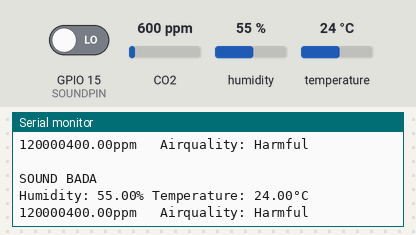
Recording of a sketch running on a simulated ESP8266 (NodeMCU). Shown: the last lines printed to the serial monitor. Inputs (shaded band) come from the test bench; at power-on: GPIO 15 (SOUNDPIN) LOW, CO2 600 ppm, humidity 55 %, temperature 24 °C. WiFi joins after 1.5 s; servers stay silent unless stated.

Above: at 2.7 s.
2.8 s: GPIO 15 (SOUNDPIN) driven HIGH
At 3.77 s:
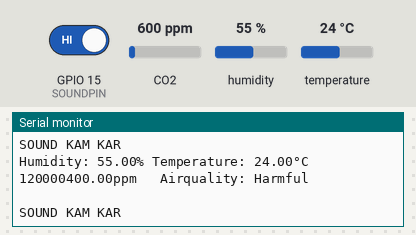
5.1 s: CO2 set to 452 ppm
At 5.51 s:
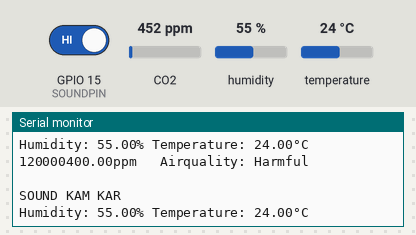
6.6 s: humidity set to 22 %
At 6.66 s:
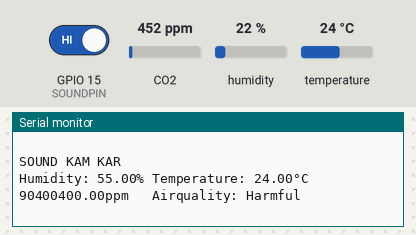
13.0 s: temperature set to 12 °C
At 13.12 s:
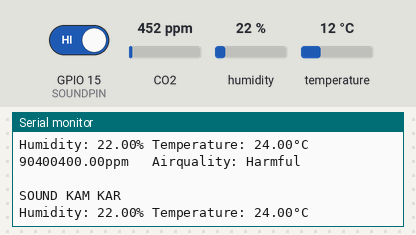
14.5 s: CO2 set to 1050 ppm
At 15.4 s:
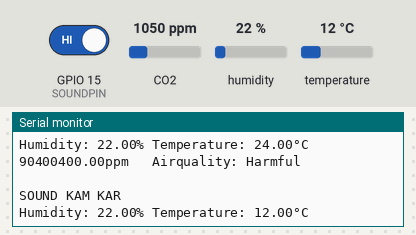
16.0 s: humidity set to 40 %
At 17.68 s:
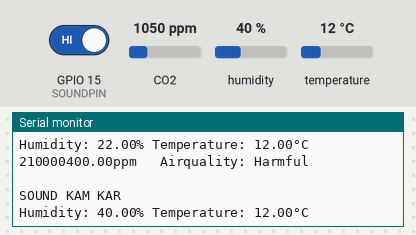
Timing chart, 0 to 19.2 s (numbered marks = the images above; inputs shaded):
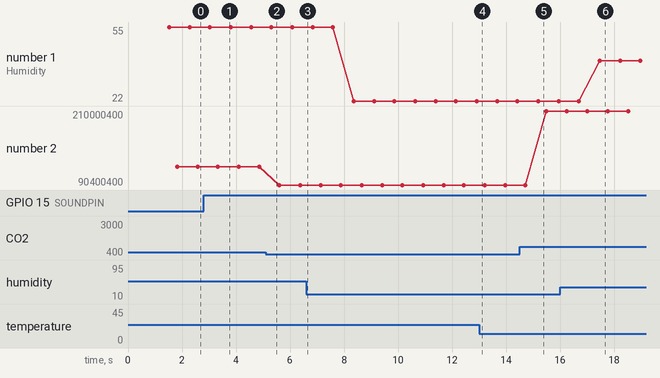

Measured:
- after the input at 2.8 s, the serial monitor: prints a new line after 0.08 s (image 1)
- after the input at 16.0 s, the serial monitor: prints a new line after 1.5 s (image 6)
- plotted number 1: 55 → 22 after the input at 6.6 s, 22 → 40 after the input at 16.0 s
- plotted number 2: 120000400 → 90400400 after the input at 5.1 s, 90400400 → 210000400 after the input at 14.5 s

The sketch:

Final_Project.ino
```cpp
#include <MQ135.h>
#include <DHT.h>
#include<FirebaseArduino.h>
#include<ESP8266WiFi.h>
#include<ArduinoJson.h>

//Setting wifi...
#define WIFI_SSID "open"
#define WIFI_PASSWORD "12345678"

//firebase info..

#define FIREBASE_HOST "iotproject2-70b1c.firebaseio.com"
#define FIREBASE_AUTH "ukCpwwHkiLUMN0ZUuaRGiqsdms2uXqrbCUZ3lwNR "
#define DHTPIN 2
#define DHTTYPE DHT11
#define SOUNDPIN 15

const int MQ135PIN = A0;
DHT dht(DHTPIN, DHTTYPE);


MQ135 gasSensor = MQ135(MQ135PIN);
void setup(){
  Serial.begin(115200); // sets the serial port to 9600

  //setting wifi...
WiFi.begin(WIFI_SSID, WIFI_PASSWORD);
Serial.print("Connecting to Wi-Fi");
while (WiFi.status() != WL_CONNECTED){
    Serial.print(".");
    delay(300);
  }
  Serial.println();
  Serial.print("Connected with IP: ");
  Serial.println(WiFi.localIP());
  Serial.println();

  Firebase.begin(FIREBASE_HOST, FIREBASE_AUTH);


  Serial.println(F("DHT11 test!"));
  dht.begin();

}
void loop(){
   float h = dht.readHumidity();

   float t = dht.readTemperature();

   float ppm = gasSensor.getPPM()*200000 +400;


   if (isnan(h) || isnan(t) ) {
    Serial.println(F("Failed to read from DHT sensor!"));
    delay(3000);
    return;
   }

 //printing humidity to serial monitor
  Serial.print(F("Humidity: "));
  Serial.print(h);
  Serial.print("% ");

  //sending humidity to firebase
  Firebase.setFloat("Humidity",h);
  if (Firebase.failed()) {
     Serial.print("sending humidity failed:");
     Serial.println(Firebase.error());
     return;
 }


  //printing temperature on serial monitor
  Serial.print(F("Temperature: "));
  Serial.print(t);
  Serial.println(F("°C"));

  //sending temperature to firebase
  Firebase.setFloat("Temperature",t);
  if (Firebase.failed()) {
     Serial.print("sending temperature failed:");
     Serial.println(Firebase.error());
     return;
 }


 //printing ppm to serial monitor..
  Serial.print(ppm);
  Serial.print("ppm   Airquality: ");

  //sending ppm to firebase..
  Firebase.setFloat("ppm",ppm);
  if (Firebase.failed()) {
     Serial.print("sending ppm failed:");
     Serial.println(Firebase.error());
     return;
 }


  if(ppm<1000){

  Serial.println("safe\n\n");
  Firebase.setString("Airquality","safe");
   if (Firebase.failed()) {
     Serial.print("sending airquality failed:");
     Serial.println(Firebase.error());
     return;
 }

    }

  else if (ppm<2000){

  Serial.println("bad\n\n ");
  Firebase.setString("Airquality","bad");
   if (Firebase.failed()) {
     Serial.print("sending airquality failed:");
     Serial.println(Firebase.error());
     return;
 }


    }

  else{
  Serial.println("Harmful\n\n ");
  Firebase.setString("Airquality","harmful");
   if (Firebase.failed()) {
     Serial.print("sending airquality failed:");
     Serial.println(Firebase.error());
     return;
 }


        }


int  noisePollution=digitalRead(SOUNDPIN);


    if(noisePollution==1)
  {
    Serial.println("SOUND KAM KAR");
    Firebase.setString("NOISE","harmful");
   if (Firebase.failed()) {
     Serial.print("sending airquality failed:");
     Serial.println(Firebase.error());
     return;
 }

    }
    else{
      Serial.println("SOUND BADA");
      Firebase.setString("NOISE","safe");
   if (Firebase.failed()) {
     Serial.print("sending airquality failed:");
     Serial.println(Firebase.error());
     return;
 }
      }

}
```
